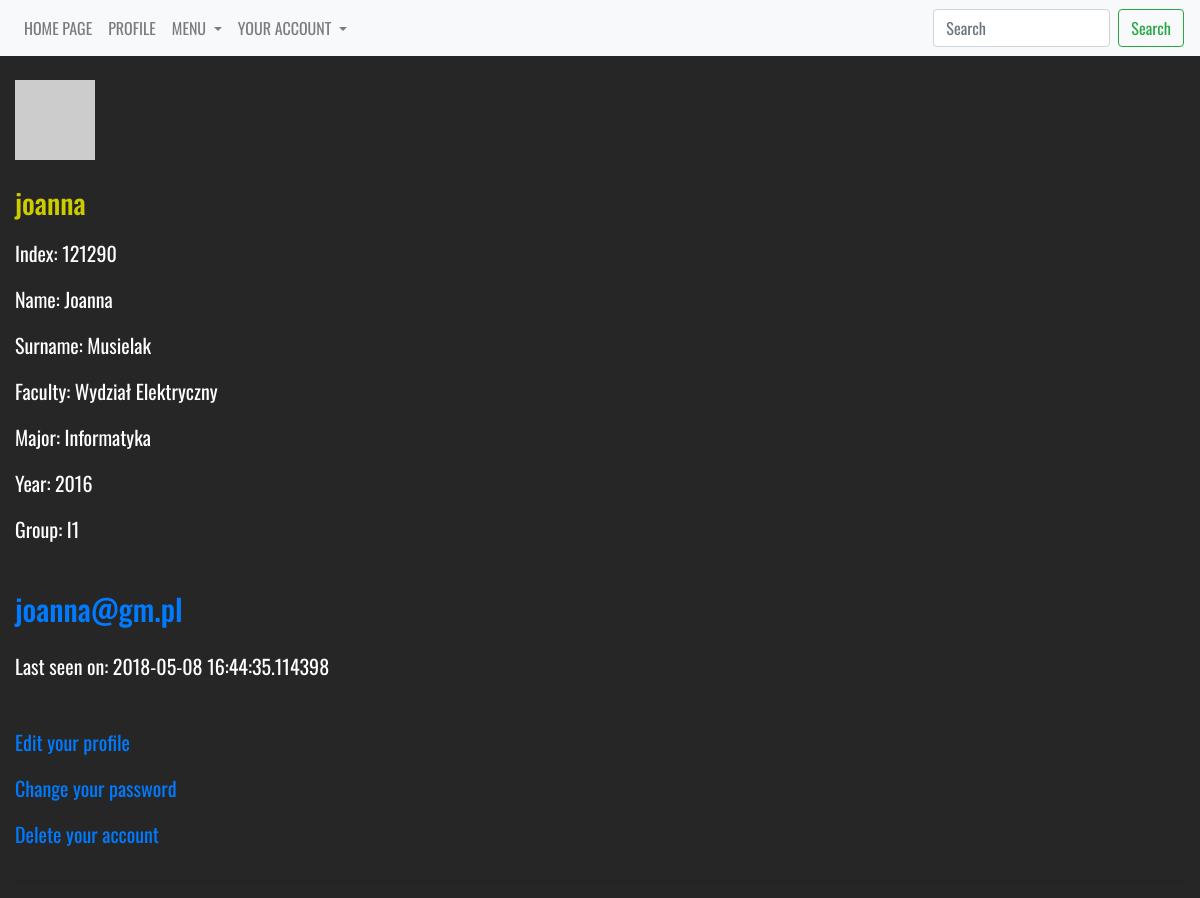
/students/4 (signed in), run on an earlier commit of the app's database.
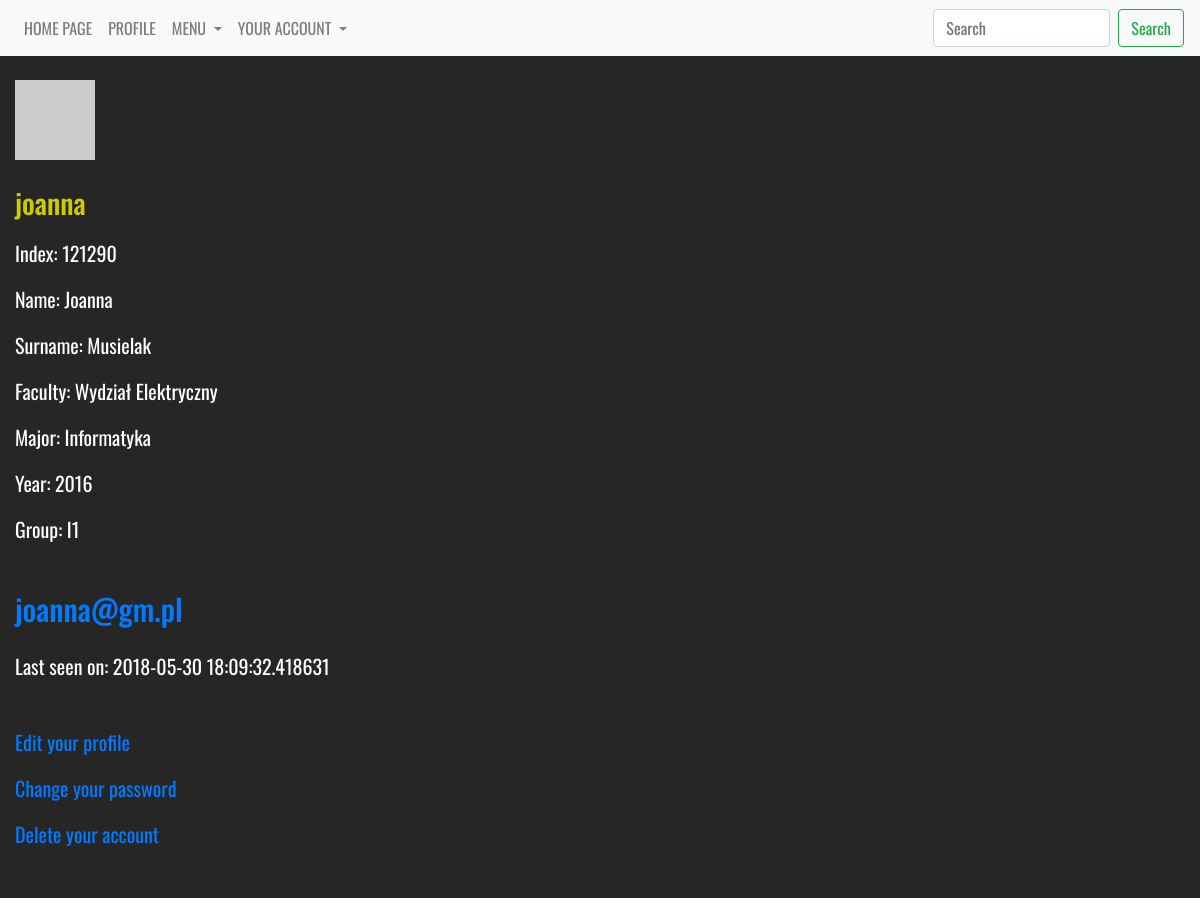
And on a later commit of the database.
### models.py (models this page shows, shortened)
class User(db.Model, UserMixin):
    __tablename__ = 'user'
    __searchable__ = ['username']
    id = Column(Integer, autoincrement=True, primary_key=True)
    username = Column(String(25), default='', unique=True)
    active = Column(Boolean, default=True)
    email = Column(String(200), unique=True)
    password = Column(String(200), default='')
    admin = Column(Boolean, default=False)
    confirmed = Column(db.Boolean, nullable=False, default=False)
    confirmed_on = Column(db.DateTime, nullable=True)
    registered_on = Column(db.DateTime, nullable=False)
    about_me = Column(String(140))
    last_seen = Column(DateTime, default=datetime.utcnow)
    student_id = db.Column(db.Integer, db.ForeignKey('student.id'), unique=True)
    def get_id(self):
        return self.id
    def avatar(self, size):
        digest = md5(self.email.lower().encode('utf-8')).hexdigest()
        return 'https://www.gravatar.com/avatar/{}?d=identicon&s={}'.\
            format(digest, size)

class Student(db.Model):
    __tablename__ = 'student'
    __searchable__ = ['name', 'surname']
    id = Column(Integer, autoincrement=True, primary_key=True)
    index = Column(Integer, unique=True)
    name = Column(String(25), default='')
    surname = Column(String(25), default='')
    faculty_id = db.Column(db.Integer, db.ForeignKey('faculty.id'), nullable=False)
    major_id = db.Column(db.Integer, db.ForeignKey('major.id'), nullable=False)
    year_id = db.Column(db.Integer, db.ForeignKey('year.id'), nullable=False)
    group_id = db.Column(db.Integer, db.ForeignKey('group.id'), nullable=False)
    user = db.relationship('User', backref='student')

class Faculty(db.Model):
    __tablename__ = 'faculty'
    __searchable__ = ['name']
    id = Column(Integer, autoincrement=True, primary_key=True, )
    name = Column(String(100), default='')
    major = db.relationship('Major', backref='faculty')
    year = db.relationship('Year', backref='faculty')
    group = db.relationship('Group', backref='faculty')
    student = db.relationship('Student', backref='faculty')

class Major(db.Model):
    __tablename__ = 'major'
    __searchable__ = ['name']
    id = Column(Integer, autoincrement=True, primary_key=True)
    name = Column(String(50), default='')
    year = db.relationship('Year', backref='major')
    group = db.relationship('Group', backref='major')
    student = db.relationship('Student', backref='major')
    faculty_id = db.Column(db.Integer, db.ForeignKey('faculty.id'), nullable=False)

class Year(db.Model):
    __tablename__ = 'year'
    __searchable__ = ['nr']
    id = Column(Integer, autoincrement=True, primary_key=True)
    nr = Column(String(4), default='')
    group = db.relationship('Group', backref='year')
    student = db.relationship('Student', backref='year')
    faculty_id = db.Column(db.Integer, db.ForeignKey('faculty.id'), nullable=False)
    major_id = db.Column(db.Integer, db.ForeignKey('major.id'), nullable=False)
    secretary_id = db.Column(db.Integer, db.ForeignKey('secretary.id'), nullable=False)

class Group(db.Model):
    __tablename__ = 'group'
    __searchable__ = ['subject']
    id = Column(Integer, autoincrement=True, primary_key=True)
    name = Column(String(10), default='')
    student = db.relationship('Student', backref='group')
    faculty_id = db.Column(db.Integer, db.ForeignKey('faculty.id'), nullable=False)
    major_id = db.Column(db.Integer, db.ForeignKey('major.id'), nullable=False)
    year_id = db.Column(db.Integer, db.ForeignKey('year.id'), nullable=False)

### views/students.py (the view)
@app.route('/students/<int:id>', methods=['GET'])
@login_required
def student(id):
    student = Student.query.filter(Student.id == id).first()
    user = User.query.filter(User.id == student.id + 1).first()
    return render_template('faculty/students/profile.html', user=user, student=student, current_user=current_user)

### views/user.py (called while the page is built)
@lm.user_loader
def load_user(user_id):
    return User.query.filter(User.id == user_id).first()

@app.before_request
def before_request():
    if current_user.is_authenticated:
        current_user.last_seen = datetime.utcnow()
        db.session.commit()

### templates/faculty/students/profile.html (shortened to what this page needs)
{% extends "_base.html" %}
{% block content %}
    <table>
        <tr valign="top">
            <br>
        <p><a href="{{ url_for('change_avatar', id=student.id) }}"><img src="{{ user.avatar(128) }}"></a></p>
            <h3>{{ user.username }}</h3>
        <div class="content">
            <p> Index: {{ student.index }}</p>
            <p> Name: {{ student.name }}</p>
            <p> Surname: {{ student.surname }}</p>
            <p> Faculty: {{ student.faculty.name }}</p>
            <p> Major: {{ student.major.name }}</p>
            <p> Year: {{ student.year.nr }}</p>
            <p> Group: {{ student.group.name }}</p>
            <h4><a class="u-email" href="mailto:{{ user.email }}">{{ user.email }}</a></h4>
                {% if user.last_seen %}<p>Last seen on: {{ user.last_seen }}</p>{% endif %}
        <br>
        {% if user == current_user %}
                <p><a href="{{ url_for('edit_profile', id=student.id)}}">Edit your profile</a></p>
                <p><a href="{{ url_for('change_password', id=student.id)}}">Change your password</a></p>
                <p><a href="{{ url_for('delete_account', id=student.id)}}">Delete your account</a></p>
        {% endif %}
</div>
        </tr>
    </table>
    <hr>
{% endblock %}

### templates/_base.html (shortened to what this page needs)
<!doctype html>
<html lang=en>
<head>
  <link rel="stylesheet" href="https://maxcdn.bootstrapcdn.com/bootstrap/4.0.0/css/bootstrap.min.css"
>
  <link rel="stylesheet" href="https://cdnjs.cloudflare.com/ajax/libs/font-awesome/4.7.0/css/font-awesome.min.css">
  <link rel="stylesheet" href="{{ url_for('static', filename='css/base.css') }}">
  <link rel="stylesheet" href="{{ url_for('static', filename='css/profile.css') }}">
</head>
<body>
<div class="container-fluid">
<nav class="navbar navbar-expand-lg navbar-light bg-light fixed-top">
  <div class="collapse navbar-collapse" id="navbarSupportedContent">
    <ul class="navbar-nav mr-auto">
      <li class="nav-item">
        <a class="nav-link" href="{{ url_for('home_page') }}"><p class="menu">HOME PAGE</p></a>
      </li>
      {% if current_user.is_authenticated and current_user.admin == False %}
      {% set id = current_user.id - 1 %}
      <li class="nav-item">
        <a class="nav-link" href="/students/{{id}}"><p class="menu">PROFILE</p></a>
      </li>
      {% endif %}
        {% if current_user.is_authenticated %}
            <li class="nav-item dropdown">
        <a class="nav-link dropdown-toggle" href="#" id="navbarDropdownMenu" role="button" data-toggle="dropdown" aria-haspopup="true" aria-expanded="false">
          MENU
        </a>
      </li>
      {% endif %}
    <li class="nav-item dropdown">
        <a class="nav-link dropdown-toggle" href="#" id="navbarDropdownYourAccount" role="button" data-toggle="dropdown" aria-haspopup="true" aria-expanded="false">
          YOUR ACCOUNT
        </a>
    </ul>
  <div class="search">
    <form class="form-inline my-2 my-lg-0">
      <input class="form-control mr-sm-2" type="search" placeholder="Search" aria-label="Search">
      <button class="btn btn-outline-success my-2 my-sm-0" type="submit">Search</button>
    </form>
      </div>
  </div>
</nav>
    <div class="row">
      <div class="col-12">
      </div>
    </div>
    {% block content %}{% endblock %}
</div>
</body>
</html>

### static/css/base.css (style rules this page uses)
body { background-color: #262626; padding-top: 55px; }
h3 { color: #cccc00; font-family: 'Oswald', sans-serif; padding: 10px 0px 10px; }
h4 { color: #cccc00; font-family: 'Oswald', sans-serif; padding: 10px 0px 10px; font-size: 60px; line-height: 1.6; }
h4 { color: #262626; font-family: 'Oswald', sans-serif; font-size: 30px; padding-top: 25px; position: relative; }
hr { color: #cccc00; }
.navbar { display: inline-block; float: none; vertical-align: top; text-align: center; }
.nav-item { font-family: 'Oswald', sans-serif; color: #ffffff; }
.search { font-family: 'Oswald', sans-serif; }
.menu { margin: 0px; }
.content { color: white; font-family: 'Oswald', sans-serif; font-size: 20px; }

What changed in the data, as far as the page shows it:
changed User "joanna@gm.pl": last_seen "2018-05-08 16:44:35.114398" → "2018-05-30 18:09:32.418631"
